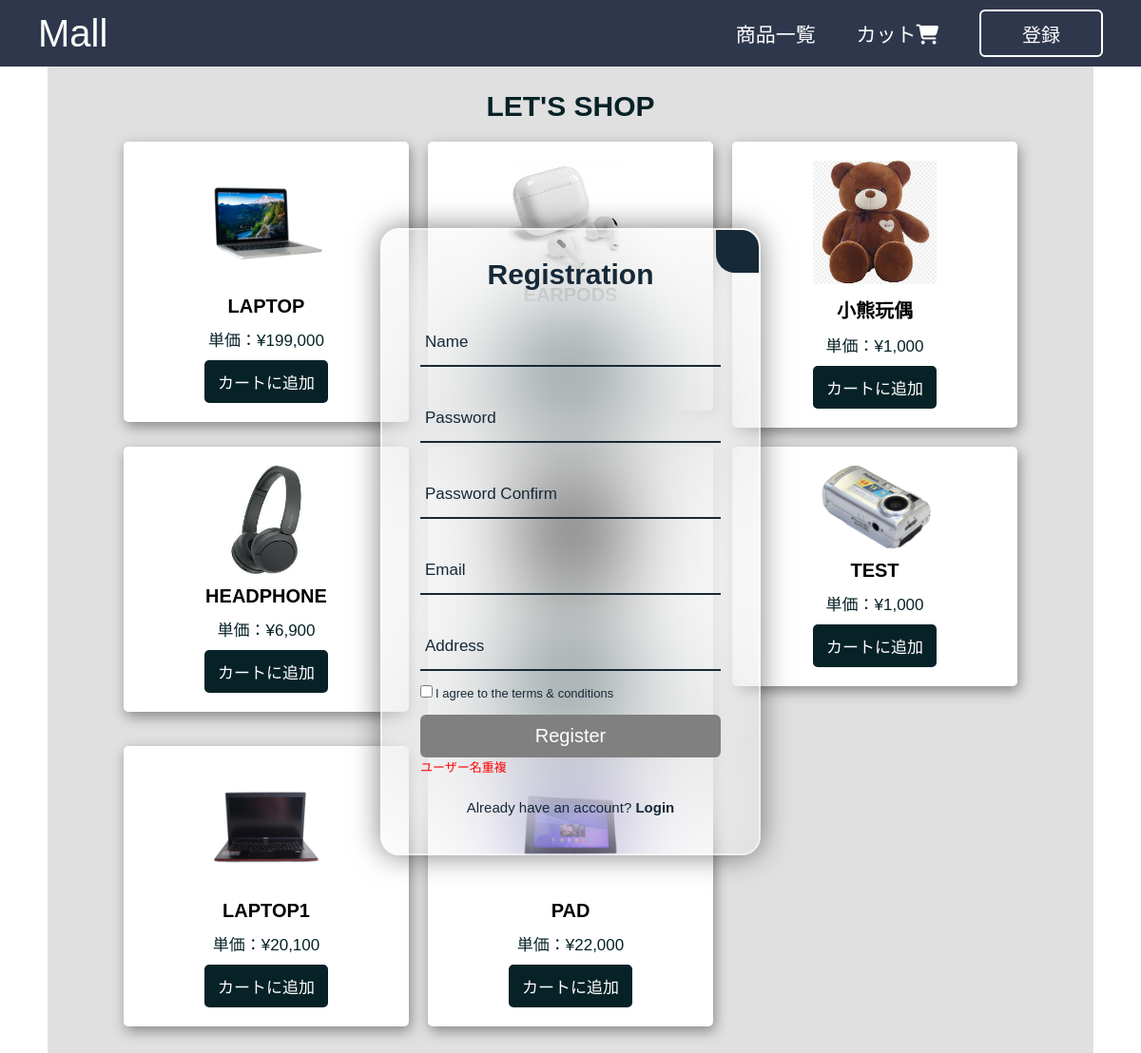
/index.php (signed in), run on the app's committed database.
### tables this page shows
CREATE TABLE `products` (
  `id` int(20) NOT NULL,
  `name` varchar(255) NOT NULL,
  `price` int(20) NOT NULL,
  `image` varchar(255) NOT NULL
);

### index.php (the view, shortened to what this page needs)
<?php
include 'connect.php';
?>
<!DOCTYPE html>
<html lang="en">
<head>
    <link rel="stylesheet" href="css/style.css">
    <link rel="stylesheet" href="https://cdnjs.cloudflare.com/ajax/libs/font-awesome/6.5.2/css/all.min.css" />
</head>
<body>
    <?php include('header.php') ?>
    <?php include('login_wrapper.php') ?>
    <div class="container">
        <section class="products">
            <h1 class="heading">Let's Shop</h1>
            <div class="product_container">
                <?php
                $select_product=mysqli_query($conn,"select * from `products`");
                if(mysqli_num_rows($select_product)>0){
                    while($fetch_protuct=mysqli_fetch_assoc($select_product)){
                        ?>
                <form method="post" action="">
                    <div class="edit_form">
                        <img src="image/<?php echo $fetch_protuct['image']?>" alt="">
                        <h3><?php echo $fetch_protuct['name']?></h3>
                        <div class="price">単価：¥<?php echo number_format($fetch_protuct['price']) ?></div>
                        <input type="submit" class="submit_btn cart_btn" value="カートに追加" name="add_to_cart">
                    </div>
                </form>
                <?php
                    }
                }else{
                    $display_message = "完売";
                }
                ?>
            </div>
        </section>
    </div>
</body>
</html>

### css/style.css (style rules this page uses)
* { margin: 0; padding: 0; box-sizing: border-box; outline: none; border: none; text-decoration: none; font-family: "Poppins", sans-serif; }
:root { --color1: #072227; --color2: #35858b; --color3: #4fbdba; --color4: #aefeff; --color5:#314e65; --black: #000; --white: #fff; --lightgray: #d3d3d3; --lightgray1: rgba(211,211,211,.7); --red: rgb(238, 62, 62); }
html { font-size: 62.5%; }
body { background: url('background.png'); background-repeat: repeat; background-size: cover; background-position: center; }
.container { max-width: 1100px; margin: 0 auto; padding-bottom: 5rem; min-height: 100vh; background-color: var(--lightgray1); }
.heading { text-align: center; font-size: 3rem; text-transform: uppercase; padding: 1.5rem 0 2rem; color: var(--color1); }
section { padding: 1rem; }
.submit_btn, .edit_btn, .cancel_btn { display: block; width: 50%; text-align: center; background-color: var(--color1); color: var(--white); font-size: 1.7rem; padding: 1.2rem 3rem; border-radius: 0.5rem; cursor: pointer; margin-top: 2rem; margin: 0 auto; }
img { width: 20%; margin: 0 auto; }
.product_container { display: grid; grid-template-columns: repeat(auto-fit, 30rem); gap: 2rem; justify-content: center; }
.product_container .edit_form { text-align: center; padding: 2rem; box-shadow: var(--black); border: var(--border); border-radius: 0.5rem; background-color: var(--white); box-shadow: 2px 5px 14px #888888; }
.product_container .edit_form img { width: 50%; margin: 0 auto; }
.products .edit_form h3 { margin: 1rem 0; font-size: 2rem; color: var(--black); text-transform: uppercase; }
.products .edit_form .price { font-size: 1.7rem; color: var(--color1); margin: 1rem 0; }
.cart_btn { text-align: center; padding: 1rem 0; }

### data on the page
products: image (picture), name "LAPTOP", price "199,000"
products: image (picture), name "EARPODS"
products: image (picture), name "小熊玩偶", price "1,000"
products: image (picture), name "HEADPHONE", price "6,900"
products: image (picture)
products: image (picture), name "TEST", price "1,000"
products: image (picture), name "LAPTOP1", price "20,100"
products: image (picture), name "PAD", price "22,000"

### other printed values
$_SESSION['regWrapperms'] "ユーザー名重複"
